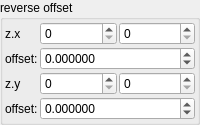
    <widget class="QGroupBox" name="groupBox_4">
     <property name="title">
      <string>reverse offset</string>
     </property>
     <layout class="QVBoxLayout" name="verticalLayout_6" stretch="0">
      <property name="spacing">
       <number>2</number>
      </property>
      <property name="leftMargin">
       <number>2</number>
      </property>
      <property name="topMargin">
       <number>2</number>
      </property>
      <property name="rightMargin">
       <number>2</number>
      </property>
      <property name="bottomMargin">
       <number>2</number>
      </property>
      <item>
       <layout class="QGridLayout" name="gridLayout_12" columnstretch="0,1,1">
        <property name="spacing">
         <number>2</number>
        </property>
        <item row="1" column="0">
         <widget class="QLabel" name="label_111">
          <property name="text">
           <string>offset:</string>
          </property>
         </widget>
        </item>
        <item row="2" column="0">
         <widget class="QLabel" name="label_48">
          <property name="text">
           <string notr="true">z.y</string>
          </property>
         </widget>
        </item>
        <item row="3" column="0">
         <widget class="QLabel" name="label_112">
          <property name="text">
           <string>offset:</string>
          </property>
         </widget>
        </item>
        <item row="0" column="2">
         <widget class="MySpinBox" name="spinboxInt_transf_stop_iterations_E">
          <property name="sizePolicy">
           <sizepolicy hsizetype="Minimum" vsizetype="Maximum">
            <horstretch>0</horstretch>
            <verstretch>0</verstretch>
           </sizepolicy>
          </property>
          <property name="maximum">
           <number>999</number>
          </property>
         </widget>
        </item>
        <item row="2" column="1">
         <widget class="MySpinBox" name="spinboxInt_transf_start_iterations_F">
          <property name="sizePolicy">
           <sizepolicy hsizetype="Minimum" vsizetype="Maximum">
            <horstretch>0</horstretch>
            <verstretch>0</verstretch>
           </sizepolicy>
          </property>
          <property name="maximum">
           <number>999</number>
          </property>
         </widget>
        </item>
        <item row="2" column="2">
         <widget class="MySpinBox" name="spinboxInt_transf_stop_iterations_F">
          <property name="sizePolicy">
           <sizepolicy hsizetype="Minimum" vsizetype="Maximum">
            <horstretch>0</horstretch>
            <verstretch>0</verstretch>
           </sizepolicy>
          </property>
          <property name="maximum">
           <number>999</number>
          </property>
         </widget>
        </item>
        <item row="1" column="1" colspan="2">
         <widget class="MyDoubleSpinBox" name="spinbox_transf_offsetE_0">
          <property name="sizePolicy">
           <sizepolicy hsizetype="Minimum" vsizetype="Maximum">
            <horstretch>0</horstretch>
            <verstretch>0</verstretch>
           </sizepolicy>
          </property>
          <property name="prefix">
           <string/>
          </property>
          <property name="suffix">
           <string/>
          </property>
          <property name="decimals">
           <number>6</number>
          </property>
          <property name="minimum">
           <double>-99.989999999999995</double>
          </property>
          <property name="maximum">
           <double>99.989999999999995</double>
          </property>
          <property name="singleStep">
           <double>0.100000000000000</double>
          </property>
         </widget>
        </item>
        <item row="3" column="1" colspan="2">
         <widget class="MyDoubleSpinBox" name="spinbox_transf_offsetF_0">
          <property name="sizePolicy">
           <sizepolicy hsizetype="Minimum" vsizetype="Maximum">
            <horstretch>0</horstretch>
            <verstretch>0</verstretch>
           </sizepolicy>
          </property>
          <property name="prefix">
           <string/>
          </property>
          <property name="suffix">
           <string/>
          </property>
          <property name="decimals">
           <number>6</number>
          </property>
          <property name="minimum">
           <double>-99.989999999999995</double>
          </property>
          <property name="maximum">
           <double>99.989999999999995</double>
          </property>
          <property name="singleStep">
           <double>0.100000000000000</double>
          </property>
         </widget>
        </item>
        <item row="0" column="1">
         <widget class="MySpinBox" name="spinboxInt_transf_start_iterations_E">
          <property name="sizePolicy">
           <sizepolicy hsizetype="Minimum" vsizetype="Maximum">
            <horstretch>0</horstretch>
            <verstretch>0</verstretch>
           </sizepolicy>
          </property>
          <property name="maximum">
           <number>999</number>
          </property>
         </widget>
        </item>
        <item row="0" column="0">
         <widget class="QLabel" name="label_44">
          <property name="text">
           <string notr="true">z.x</string>
          </property>
         </widget>
        </item>
       </layout>
      </item>
     </layout>
    </widget>
